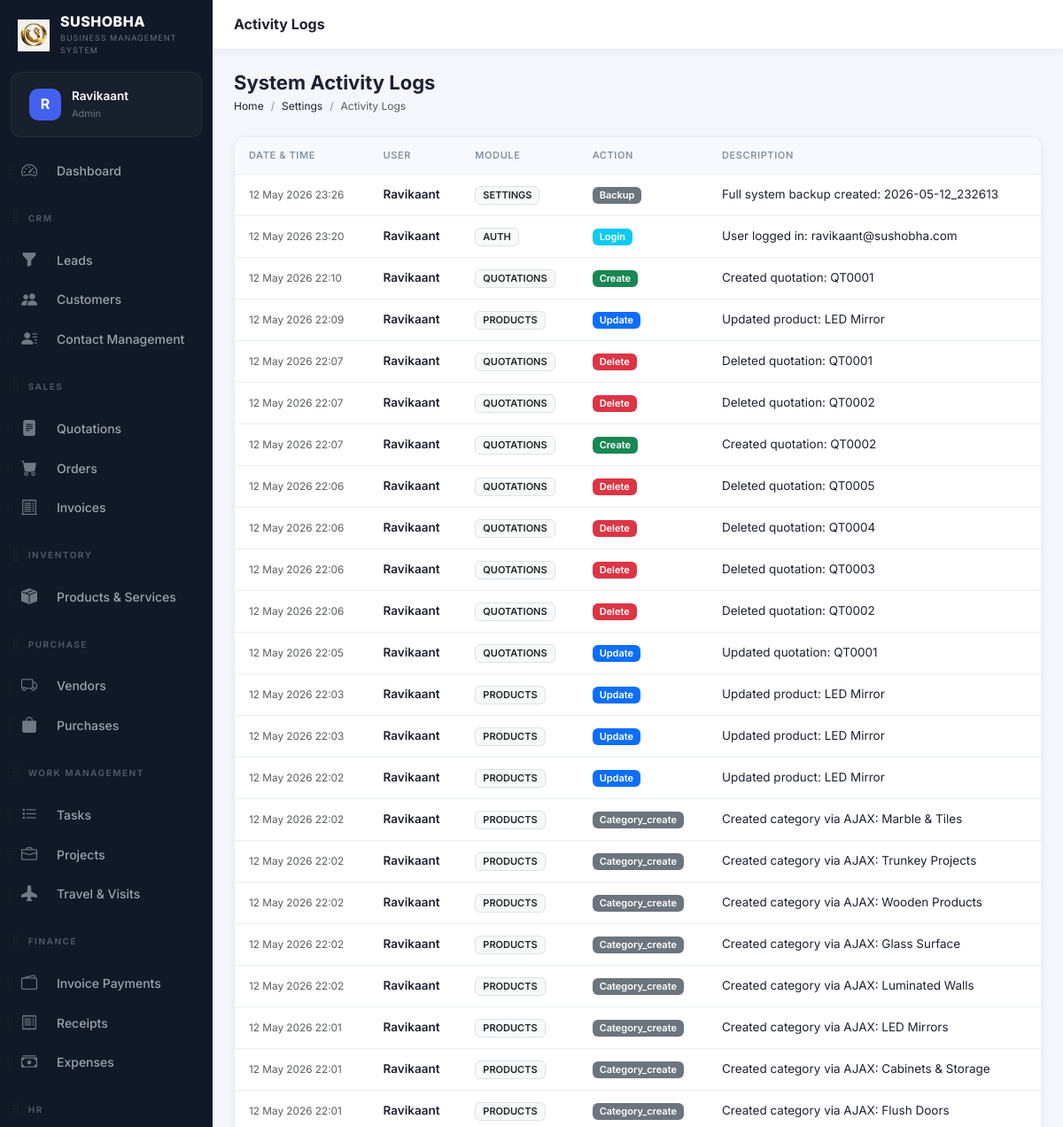
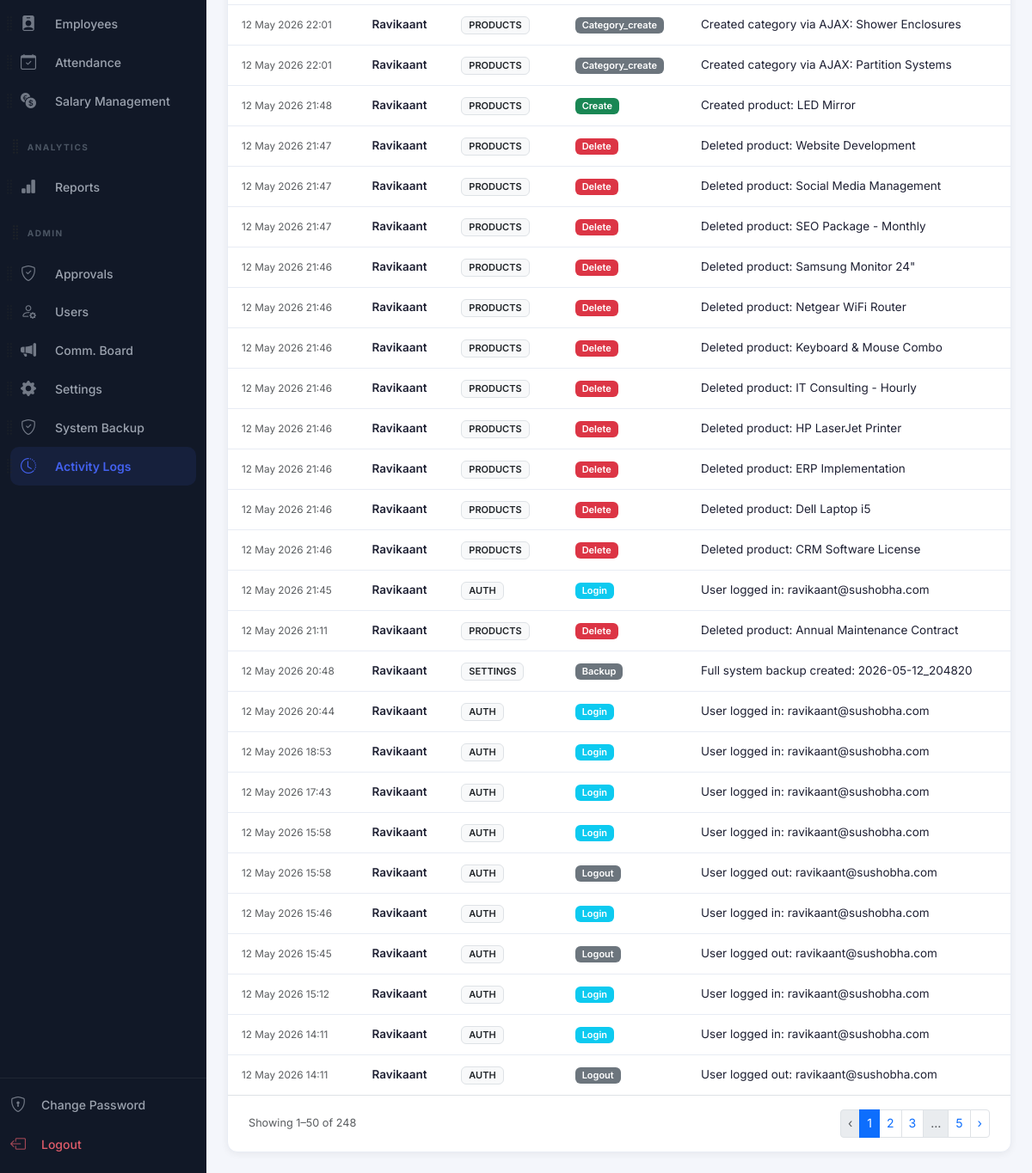
Page /modules/settings/activity-logs.php (signed in) on the earlier database version (2 pictures, top to bottom).
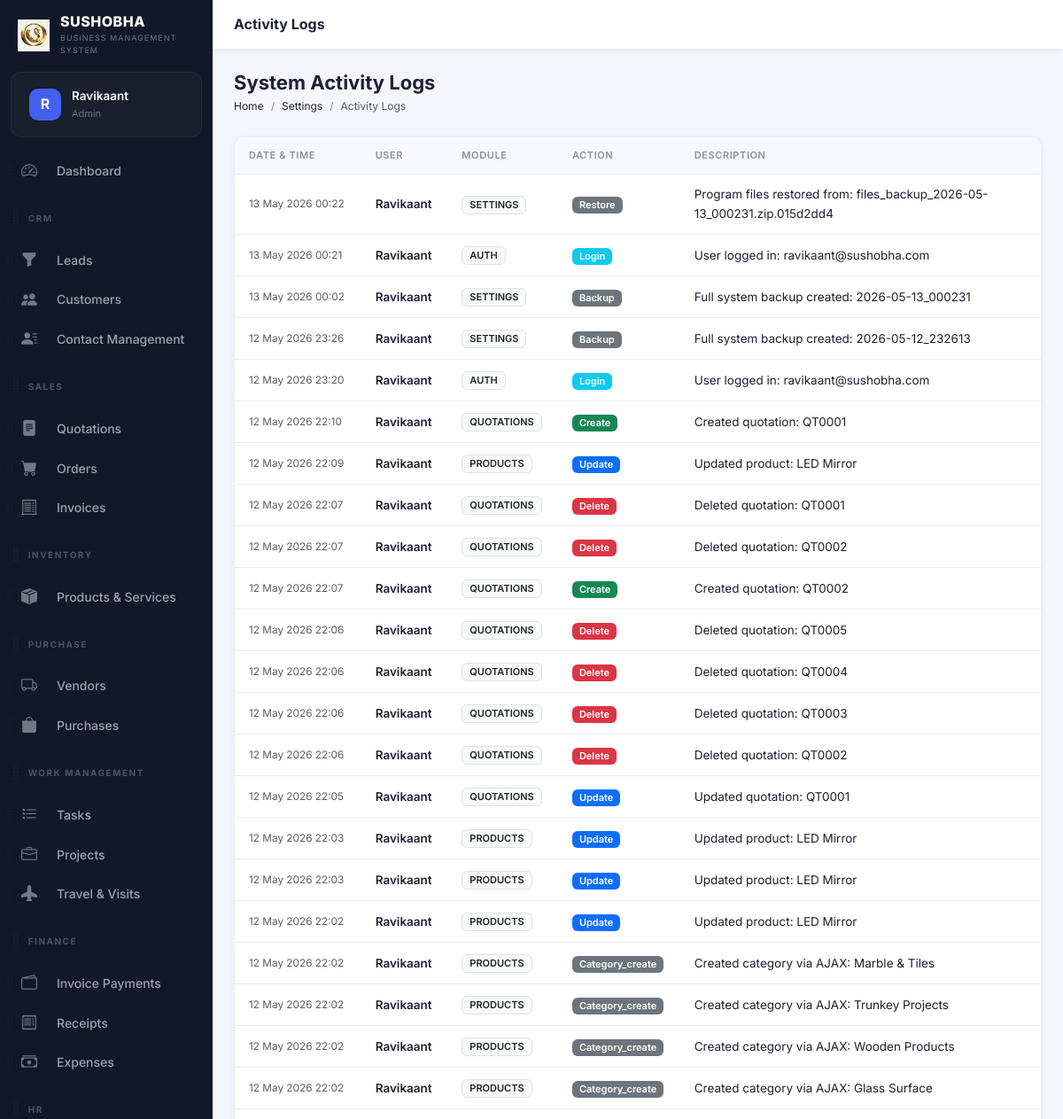
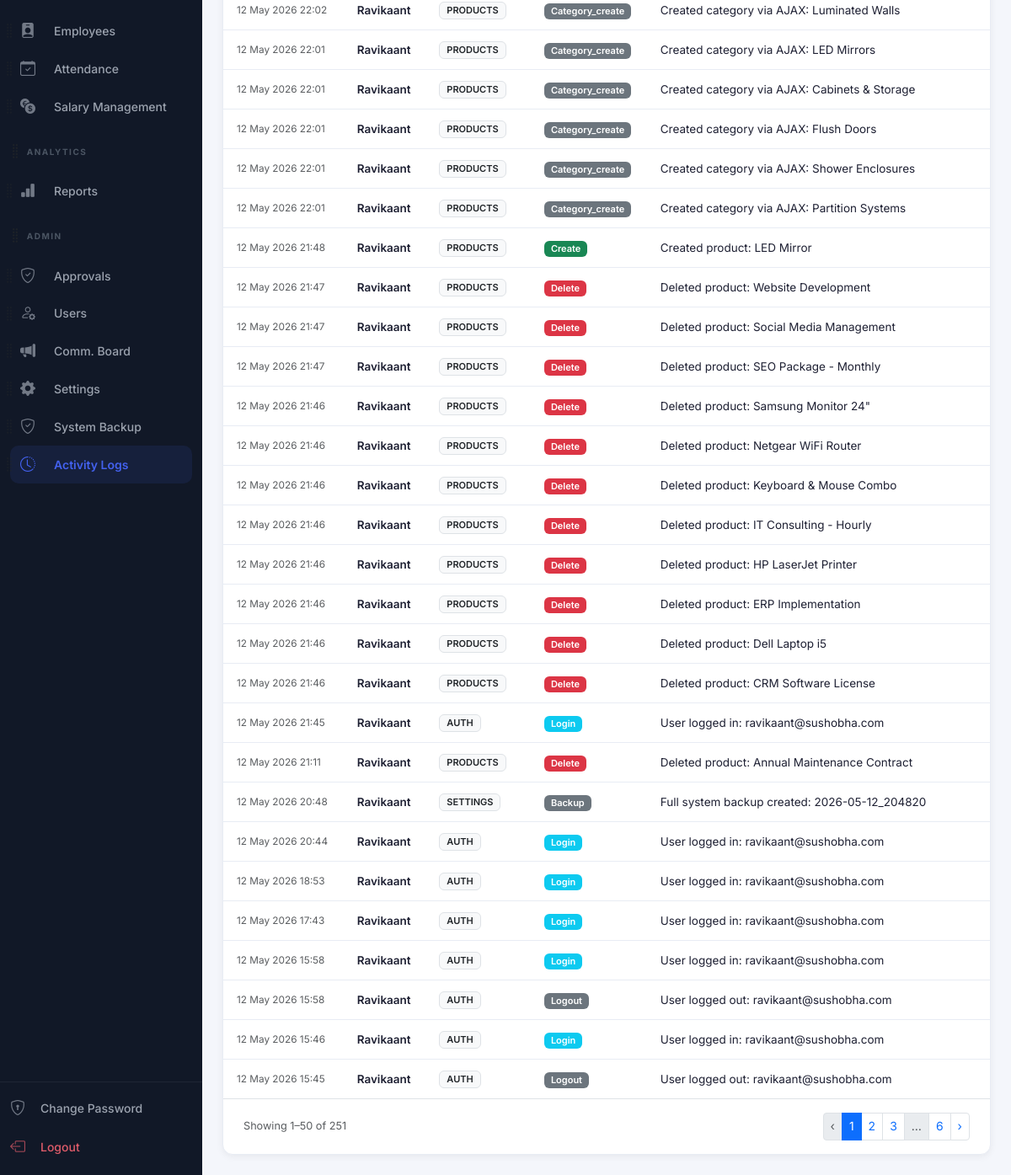
Same page on the later database version (2 pictures, top to bottom).
### tables this page shows
CREATE TABLE `users` (
  `id` int(10) unsigned NOT NULL AUTO_INCREMENT,
  `role_id` int(10) unsigned NOT NULL DEFAULT 5,
  `name` varchar(100) NOT NULL,
  `email` varchar(150) NOT NULL,
  `password` varchar(255) NOT NULL,
  `phone` varchar(20) DEFAULT NULL,
  `avatar` varchar(255) DEFAULT NULL,
  `is_active` tinyint(1) NOT NULL DEFAULT 1,
  `remember_token` varchar(100) DEFAULT NULL,
  `reset_token` varchar(100) DEFAULT NULL,
  `reset_token_expires` datetime DEFAULT NULL,
  `last_login` datetime DEFAULT NULL,
  `login_attempts` int(11) DEFAULT 0,
  `locked_until` datetime DEFAULT NULL,
  `created_at` timestamp NOT NULL DEFAULT current_timestamp(),
  `updated_at` timestamp NOT NULL DEFAULT current_timestamp() ON UPDATE current_timestamp(),
  `access_rights` varchar(255) DEFAULT '["Read"]',
  PRIMARY KEY (`id`),
  UNIQUE KEY `email` (`email`),
  KEY `role_id` (`role_id`),
  CONSTRAINT `users_ibfk_1` FOREIGN KEY (`role_id`) REFERENCES `roles` (`id`)
);

CREATE TABLE `roles` (
  `id` int(10) unsigned NOT NULL AUTO_INCREMENT,
  `name` varchar(50) NOT NULL,
  `slug` varchar(50) NOT NULL,
  `permissions` longtext DEFAULT NULL CHECK (json_valid(`permissions`)),
  `created_at` timestamp NOT NULL DEFAULT current_timestamp(),
  PRIMARY KEY (`id`),
  UNIQUE KEY `name` (`name`),
  UNIQUE KEY `slug` (`slug`)
);

CREATE TABLE `activity_logs` (
  `id` int(10) unsigned NOT NULL AUTO_INCREMENT,
  `user_id` int(10) unsigned DEFAULT NULL,
  `module` varchar(50) DEFAULT NULL,
  `action` varchar(50) DEFAULT NULL,
  `description` text DEFAULT NULL,
  `record_id` int(10) unsigned DEFAULT NULL,
  `ip_address` varchar(45) DEFAULT NULL,
  `user_agent` varchar(255) DEFAULT NULL,
  `created_at` timestamp NOT NULL DEFAULT current_timestamp(),
  PRIMARY KEY (`id`),
  KEY `user_id` (`user_id`),
  KEY `idx_log_module` (`module`),
  KEY `idx_log_created` (`created_at`),
  CONSTRAINT `activity_logs_ibfk_1` FOREIGN KEY (`user_id`) REFERENCES `users` (`id`) ON DELETE SET NULL
);

### config/db.php (called while the page is built, shortened)
<?php
class Database {
    private static ?PDO $instance = null;
    public static function getInstance(): PDO {
        if (self::$instance === null) {
            $host   = 'localhost';
            $dbname = 'sushobha_crm';
            $user   = 'root';
            $pass   = '';
            $charset = 'utf8mb4';
            $dsn = "mysql:host={$host};dbname={$dbname};charset={$charset}";
            $options = [
                PDO::ATTR_ERRMODE            => PDO::ERRMODE_EXCEPTION,
                PDO::ATTR_DEFAULT_FETCH_MODE => PDO::FETCH_ASSOC,
                PDO::ATTR_EMULATE_PREPARES   => false,
            ];
            try {
                self::$instance = new PDO($dsn, $user, $pass, $options);
            } catch (PDOException $e) {
                die(json_encode(['error' => 'Database connection failed: ' . $e->getMessage()]));
            }
        }
        return self::$instance;
    }
}
function db(): PDO {
    return Database::getInstance();
}

### includes/auth.php (called while the page is built, shortened)
<?php
require_once __DIR__ . '/../config/db.php';
function isLoggedIn(): bool {
    return isset($_SESSION['user_id']) && !empty($_SESSION['user_id']);
}
function currentUser(): ?array {
    static $user = null;
    if ($user === null) {
        $stmt = db()->prepare("SELECT u.*, r.name AS role_name, r.slug AS role_slug, r.permissions FROM users u JOIN roles r ON u.role_id = r.id WHERE u.id = ?");
        $stmt->execute([$_SESSION['user_id']]);
        $user = $stmt->fetch();
    }
    return $user;
}

### modules/settings/activity-logs.php (the view, shortened to what this page needs)
<?php
require_once __DIR__ . '/../../config/db.php';
require_once __DIR__ . '/../../includes/auth.php';
require_once __DIR__ . '/../../includes/functions.php';
$page   = max(1,(int)($_GET['page'] ?? 1));
$per    = 50;
$total = db()->query("SELECT COUNT(*) FROM activity_logs")->fetchColumn();
$pag = paginate($total, $per, $page, BASE_URL.'/modules/settings/activity-logs.php?');
$stmt = db()->prepare("SELECT a.*, u.name AS user_name FROM activity_logs a LEFT JOIN users u ON a.user_id = u.id ORDER BY a.created_at DESC LIMIT $per OFFSET {$pag['offset']}");
$stmt->execute();
$logs = $stmt->fetchAll();
include __DIR__ . '/../../includes/header.php';
?>
<?php include __DIR__ . '/../../includes/sidebar.php'; ?>
<div class="main-content">
<div class="topbar">
  <div class="topbar-title">Activity Logs</div>
</div>
<div class="page-content">
<div class="page-header">
  <div class="page-header-left"><h1>System Activity Logs</h1>
    <nav aria-label="breadcrumb"><ol class="breadcrumb"><li class="breadcrumb-item"><a href="<?= BASE_URL ?>/modules/dashboard/index.php">Home</a></li><li class="breadcrumb-item"><a href="<?= BASE_URL ?>/modules/settings/index.php">Settings</a></li><li class="breadcrumb-item active">Activity Logs</li></ol></nav>
  </div>
</div>
<div class="table-wrapper">
  <div class="table-responsive">
    <table class="table crm-table align-middle mb-0">
      <thead><tr><th>Date & Time</th><th>User</th><th>Module</th><th>Action</th><th>Description</th></tr></thead>
      <tbody>
        <?php if(empty($logs)): ?>
          <tr><td colspan="5"><div class="empty-state"><p>No logs found</p></div></td></tr>
        <?php else: foreach($logs as $log): ?>
        <tr>
          <td class="text-nowrap text-muted small"><?= date('d M Y H:i', strtotime($log['created_at'])) ?></td>
          <td class="fw-semibold"><?= e($log['user_name'] ?: 'System') ?></td>
          <td><span class="badge bg-light text-dark border text-uppercase"><?= e($log['module']) ?></span></td>
          <td>
            <?php
            $actionClass = 'bg-secondary';
            if ($log['action'] === 'create') $actionClass = 'bg-success';
            if ($log['action'] === 'update') $actionClass = 'bg-primary';
            if ($log['action'] === 'delete') $actionClass = 'bg-danger';
            if ($log['action'] === 'login') $actionClass = 'bg-info';
            ?>
            <span class="badge <?= $actionClass ?>"><?= ucfirst($log['action']) ?></span>
          </td>
          <td class="text-wrap" style="max-width: 400px;"><?= e($log['description']) ?></td>
        </tr>
        <?php endforeach; endif; ?>
      </tbody>
    </table>
  </div>
  <?php if($pag['total_pages']>1): ?>
  <div class="d-flex justify-content-between align-items-center px-4 py-3 border-top">
    <small class="text-muted">Showing <?= $pag['offset']+1 ?>–<?= min($pag['offset']+$per,$total) ?> of <?= $total ?></small>
    <?= paginationHtml($pag) ?>
  </div>
  <?php endif; ?>
</div>
</div></div>
<?php include __DIR__ . '/../../includes/footer.php'; ?>

### includes/header.php (shortened to what this page needs)
<?php
$currentUser = function_exists('currentUser') ? currentUser() : null;
?>
<!DOCTYPE html>
<html lang="en">
<head>
<link href="https://cdn.jsdelivr.net/npm/bootstrap@5.3.3/dist/css/bootstrap.min.css" rel="stylesheet">
<link href="https://cdn.jsdelivr.net/npm/bootstrap-icons@1.11.3/font/bootstrap-icons.min.css" rel="stylesheet">
<link href="https://cdnjs.cloudflare.com/ajax/libs/font-awesome/6.5.0/css/all.min.css" rel="stylesheet">
<link href="<?= BASE_URL ?>/assets/css/style.css" rel="stylesheet">
</head>
<body>
<div class="app-wrapper">

### includes/sidebar.php (shortened to what this page needs)
<?php
function isActive(string $path): string {
    return strpos($_SERVER['PHP_SELF'], $path) !== false ? 'active' : '';
}
$user = currentUser();
?>
<nav class="sidebar" id="sidebar">
  <div class="sidebar-brand">
    <div class="brand-logo">
      <img src="<?= BASE_URL ?>/assets/img/logo.png" alt="Logo" style="width: 100%; height: 100%; object-fit: contain;">
    </div>
    <div class="brand-text">
      <span class="brand-name"><?= APP_NAME ?></span>
      <span class="brand-tagline"><?= APP_TAGLINE ?></span>
    </div>
  </div>
  <div class="sidebar-user">
    <div class="sidebar-user-avatar">
      <?php if (!empty($user['avatar'])): ?>
        <img src="<?= BASE_URL ?>/<?= e($user['avatar']) ?>" alt="Avatar">
      <?php else: ?>
        <span><?= strtoupper(substr($user['name'] ?? 'U', 0, 1)) ?></span>
      <?php endif; ?>
    </div>
    <div class="sidebar-user-info">
      <span class="user-name"><?= e($user['name'] ?? 'User') ?></span>
      <span class="user-role"><?= ucwords(str_replace('_', ' ', $user['role_slug'] ?? '')) ?></span>
    </div>
  </div>
  <div class="sidebar-menu" id="sortableSidebar">
    <?php
    if (isAdmin()) {
        $defaultMenu[] = ['type' => 'header', 'id' => 'h_admin', 'label' => 'Admin'];
        $defaultMenu[] = ['type' => 'link', 'id' => 'approvals', 'url' => '/modules/approvals/index.php', 'icon' => 'bi-shield-check', 'label' => 'Approvals', 'match' => '/approvals/'];
        $defaultMenu[] = ['type' => 'link', 'id' => 'users', 'url' => '/modules/settings/users.php', 'icon' => 'bi-person-gear', 'label' => 'Users', 'match' => '/settings/users'];
        $defaultMenu[] = ['type' => 'link', 'id' => 'announcements', 'url' => '/modules/settings/announcements.php', 'icon' => 'bi-megaphone-fill', 'label' => 'Comm. Board', 'match' => '/settings/announcements'];
        $defaultMenu[] = ['type' => 'link', 'id' => 'settings', 'url' => '/modules/settings/index.php', 'icon' => 'bi-gear-fill', 'label' => 'Settings', 'match' => '/settings/index'];
        $defaultMenu[] = ['type' => 'link', 'id' => 'backup', 'url' => '/modules/settings/backup.php', 'icon' => 'bi-shield-check', 'label' => 'System Backup', 'match' => '/settings/backup'];
        $defaultMenu[] = ['type' => 'link', 'id' => 'activity_logs', 'url' => '/modules/settings/activity-logs.php', 'icon' => 'bi-clock-history', 'label' => 'Activity Logs', 'match' => '/activity-logs'];
    }
    $menuDict = [];
    foreach ($defaultMenu as $item) {
        $menuDict[$item['id']] = $item;
    }
    $userId = $_SESSION['user_id'] ?? 0;
    $stmt = db()->prepare("SELECT preference_value FROM user_preferences WHERE user_id = ? AND preference_key = 'sidebar_order'");
    $stmt->execute([$userId]);
    $savedOrderJson = $stmt->fetchColumn();
    $savedOrder = $savedOrderJson ? json_decode($savedOrderJson, true) : null;
    $menu = [];
    if ($savedOrder && is_array($savedOrder)) {
        foreach ($savedOrder as $id) {
            if (isset($menuDict[$id])) {
                $menu[] = $menuDict[$id];
                unset($menuDict[$id]);
            }
        }
        foreach ($menuDict as $item) {
            $menu[] = $item;
        }
    } else {
        $menu = $defaultMenu;
    }
    foreach ($menu as $item):
    ?>
      <div class="sidebar-sortable-item" data-id="<?= e($item['id']) ?>">
        <?php if ($item['type'] === 'header'): ?>
          <div class="menu-section-title d-flex align-items-center" style="margin-top: 15px;">
            <i class="bi bi-grip-vertical text-muted drag-handle" style="font-size: 1.2rem; cursor: grab; margin-left: -15px; margin-right: 2px;" title="Drag to reorder"></i>
            <span><?= e($item['label']) ?></span>
          </div>
        <?php else: ?>
          <div class="d-flex align-items-center position-relative">
            <i class="bi bi-grip-vertical text-muted drag-handle" style="font-size: 1.2rem; cursor: grab; opacity: 0.6; position: absolute; left: -15px; z-index: 10; padding: 10px 5px;" title="Drag to reorder"></i>
            <a href="<?= BASE_URL . $item['url'] ?>" class="menu-item flex-grow-1 mb-0 <?= isActive($item['match']) ?>">
              <i class="bi <?= $item['icon'] ?>"></i><span class="ms-1"><?= e($item['label']) ?></span>
            </a>
          </div>
        <?php endif; ?>
      </div>
    <?php endforeach; ?>
  </div>
  <div class="sidebar-footer">
    <a href="<?= BASE_URL ?>/modules/auth/change-password.php" class="menu-item <?= isActive('/auth/change-password') ?>">
      <i class="bi bi-shield-lock"></i><span>Change Password</span>
    </a>
    <a href="<?= BASE_URL ?>/modules/auth/logout.php" class="menu-item menu-item-logout">
      <i class="bi bi-box-arrow-left"></i><span>Logout</span>
    </a>
  </div>
</nav>

### includes/functions.php (shortened to what this page needs)
<?php
require_once __DIR__ . '/../config/db.php';
function e(?string $str): string {
    return htmlspecialchars($str ?? '', ENT_QUOTES | ENT_HTML5, 'UTF-8');
}
function paginate(int $total, int $perPage, int $currentPage, string $url): array {
    $totalPages = max(1, (int)ceil($total / $perPage));
    $currentPage = max(1, min($currentPage, $totalPages));
    $offset = ($currentPage - 1) * $perPage;
    return ['total'=>$total,'per_page'=>$perPage,'current'=>$currentPage,'total_pages'=>$totalPages,'offset'=>$offset,'url'=>$url];
}
function paginationHtml(array $p): string {
    $html = '<nav><ul class="pagination pagination-sm mb-0">';
    $html .= '<li class="page-item' . ($p['current']<=1?' disabled':'') . '"><a class="page-link" href="' . $p['url'] . '&page=' . ($p['current']-1) . '">‹</a></li>';
    $start = max(1, $p['current']-2);
    $end   = min($p['total_pages'], $p['current']+2);
    for ($i=$start; $i<=$end; $i++) {
        $html .= '<li class="page-item' . ($i==$p['current']?' active':'') . '"><a class="page-link" href="' . $p['url'] . '&page=' . $i . '">' . $i . '</a></li>';
    }
    if ($end < $p['total_pages']) $html .= ($end<$p['total_pages']-1?'<li class="page-item disabled"><span class="page-link">…</span></li>':'') . '<li class="page-item"><a class="page-link" href="' . $p['url'] . '&page=' . $p['total_pages'] . '">' . $p['total_pages'] . '</a></li>';
    $html .= '<li class="page-item' . ($p['current']>=$p['total_pages']?' disabled':'') . '"><a class="page-link" href="' . $p['url'] . '&page=' . ($p['current']+1) . '">›</a></li>';
    $html .= '</ul></nav>';
    return $html;
}

### includes/footer.php (shortened to what this page needs)
</div>
<div aria-live="polite" aria-atomic="true" class="position-relative">
  <div class="toast-container position-fixed bottom-0 end-0 p-3" id="toastPlacement" style="z-index: 1055;">
  </div>
</div>
</body>
</html>

Differences in the rows shown:
no longer on this page (row unchanged): activity_logs: created_at "12 May 2026 15:12", user.name "Ravikaant", module "AUTH", action "Login", description "User logged in: ravikaant@sushobha.com"
no longer on this page (row unchanged): activity_logs: created_at "12 May 2026 14:11", user.name "Ravikaant", module "AUTH", action "Login", description "User logged in: ravikaant@sushobha.com"
no longer on this page (row unchanged): activity_logs: created_at "12 May 2026 14:11", user.name "Ravikaant", module "AUTH", action "Logout", description "User logged out: ravikaant@sushobha.com"
added activity_logs: created_at "13 May 2026 00:22", user.name "Ravikaant", module "SETTINGS", action "Restore", description "Program files restored from: files_backup_2026-05-13_000231.zip.015d2dd4"
added activity_logs: created_at "13 May 2026 00:21", user.name "Ravikaant", module "AUTH", action "Login", description "User logged in: ravikaant@sushobha.com"
added activity_logs: created_at "13 May 2026 00:02", user.name "Ravikaant", module "SETTINGS", action "Backup", description "Full system backup created: 2026-05-13_000231"
Other differences:
$total: "248" → "251"
$p['total_pages']: "5" → "6"
